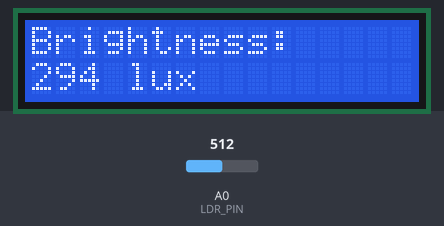
The sketch below on a simulated Arduino Uno, built with avr-gcc and run on an emulated ATmega328P. On the bench: 16×2 character LCD. The inputs (shaded band) are chosen by the test bench; at power-on: A0 (LDR_PIN) = 512.

Above: at 3.2 s.
3.3 s: A0 (LDR_PIN) set to 1008
At 4.7 s:
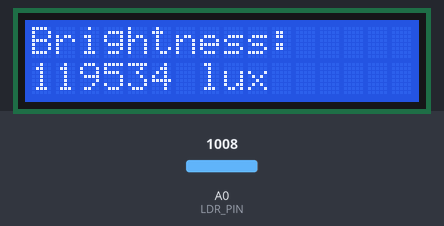
5.6 s: A0 (LDR_PIN) set to 1023
At 6.7 s:
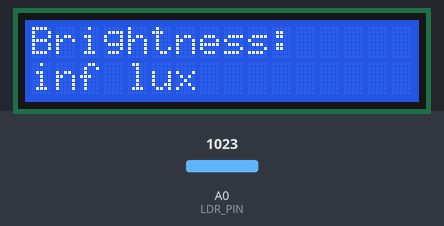
7.7 s: A0 (LDR_PIN) set to 900
At 8.7 s:
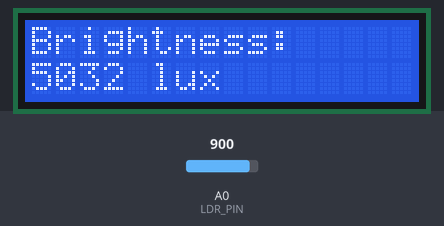
Timing chart, 0 to 10.7 s (numbered marks = the images above; inputs shaded):
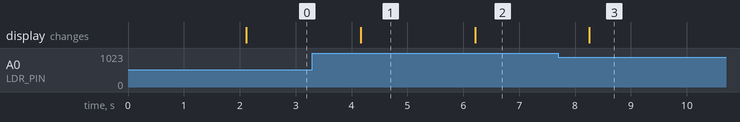

The sketch:

ldr.ino
```cpp
// TASK: LDR + FIXED RESISTOR VOLTAGE DIVIDER -> LUX METER ON LCD
// LDR wired as a voltage divider with Rref (4.7k) to 5V, LDR to GND, node -> A0.
// Resistance is derived from the divider reading, then converted to an
// approximate lux value using the LDR's datasheet resistance/light curve
// (RL10 = resistance in kOhm at 10 lux, GAMMA = curve slope).
//
// WIRING — LDR voltage divider:
//   5V -> 4.7kohm resistor (Rref) -> [node] -> LDR -> GND
//   [node] -> Pin A0
//   (order matters: swap Rref and LDR and the lux math reads backwards)
//
// WIRING — 16x2 I2C LCD (PCF8574 backpack, addr 0x27):
//   VCC -> 5V
//   GND -> GND
//   SDA -> A4 (Uno)  / SDA pin on other boards
//   SCL -> A5 (Uno)  / SCL pin on other boards

#include <LiquidCrystal_I2C.h>

LiquidCrystal_I2C lcd(0x27, 16, 2);

const int LDR_PIN = A0;

const float Rref = 4.7;    // kOhm, fixed resistor in the divider
const float RL10 = 50.0;   // kOhm, LDR resistance at 10 lux (from datasheet)
const float GAMMA = 0.7;   // LDR resistance/light curve slope

void setup() {
  Serial.begin(9600);

  lcd.init();
  lcd.backlight();
  lcd.clear();
  lcd.setCursor(0, 0);
  lcd.print("Light Sensor");
  lcd.setCursor(0, 1);
  lcd.print("Initializing...");
  delay(2000);
}

void loop() {
  int analogValue = analogRead(LDR_PIN);
  if (analogValue < 1) analogValue = 1;  // avoid divide-by-zero in Vout below
  float Vout = (float)analogValue * (5.0 / 1023.0);

  // R = Rref * (Vin/Vout - 1), Vin = 5V
  float R = Rref * (5.0 / Vout - 1.0);

  // lux = (RL10 * 1000 * 10^GAMMA / R)^(1/GAMMA), R in ohms
  float lux = pow(RL10 * 1000.0 * pow(10.0, GAMMA) / (R * 1000.0), 1.0 / GAMMA);

  lcd.clear();
  lcd.setCursor(0, 0);
  lcd.print("Brightness:");
  lcd.setCursor(0, 1);
  lcd.print(lux, 0);
  lcd.print(" lux");

  delay(1000);
}
```

Measured:
- the behaviour switches between 1022 and 1023 on A0 (LDR_PIN) (found by bisection; images 1 and 2)
- after the input at 3.3 s, the display: changes after 0.86 s (image 1)
- after the input at 5.6 s, the display: changes after 0.61 s (image 2)
- after the input at 7.7 s, the display: changes after 0.55 s (image 3)
